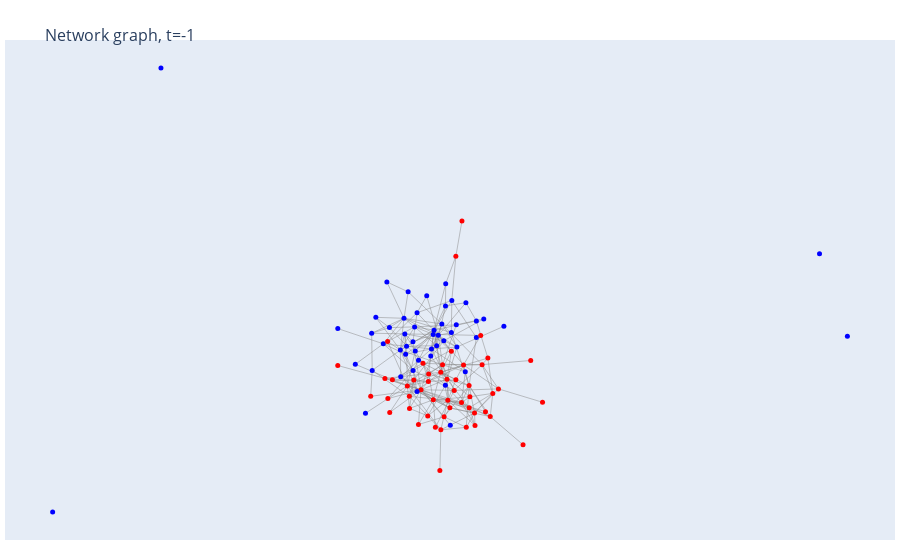

Notebook cell for this chart:
### Markdown cell above
# Actual work

### Code cell
# parameter selection

# initial nodes and time
initial_n = 0
T = 100

p = 0.25

# parent nodes and prob
m = 4
pm_o = p

# parent neighbours and prob
n = 16
pn_o = p

rho = 5

# p high SES
p_SES_high = 0.5

new_sim = JacksonSimulationV2(initial_n, T, m, pm_o, n, pn_o, p_SES_high, biased=True, rho=rho)

print(np.asarray(np.unique(new_sim.helper_functions().SES_edge_classifier_all(new_sim.graph_history[-1])[0], return_counts=True)).T)

test_graph = new_sim.graph_history[-1]
print(nx.assortativity.attribute_assortativity_coefficient(test_graph, 'SES_High'))
'''check this
https://journals.aps.org/pre/pdf/10.1103/PhysRevE.67.026126
'''
'''WORKS FOR CORRELATION, INCORPORATE IT PROPERLY'''

plotly_sim_drawing.plotly_draw(plotly_sim_drawing(), new_sim, -1, layout='spring')

### Figure 1 — Plotly figure (JSON) as saved in the notebook; plotly's stock layout.template omitted (floating-point values rounded to 4 significant figures; data arrays with more than 128 entries replaced by an {"elided": "..."} marker saying what was removed)
{"data": [{"line": {"color": "#888", "width": 0.5}, "mode": "lines", "type": "scatter", "x": {"elided": "783 float values"}, "y": {"elided": "783 float values"}}, {"hoverinfo": "text", "marker": {"color": ["blue", "red", "red", "blue", "red", "blue", "red", "blue", "blue", "red", "blue", "red", "red", "red", "blue", "red", "red", "red", "blue", "red", "red", "blue", "blue", "blue", "red", "red", "blue", "red", "blue", "red", "blue", "red", "blue", "red", "blue", "red", "red", "red", "blue", "red", "red", "blue", "red", "red", "red", "blue", "blue", "red", "blue", "blue", "red", "red", "red", "blue", "red", "red", "blue", "red", "blue", "blue", "red", "blue", "red", "red", "blue", "blue", "blue", "blue", "blue", "red", "blue", "blue", "blue", "blue", "blue", "red", "blue", "blue", "blue", "blue", "blue", "red", "red", "blue", "blue", "blue", "red", "red", "red", "red", "red", "blue", "red", "blue", "blue", "blue", "blue", "red", "red", "red"], "size": 5}, "mode": "markers", "text": ["1_1", "2_0", "3_0", "4_1", "5_0", "6_1", "7_0", "8_1", "9_1", "10_0", "11_1", "12_0", "13_0", "14_0", "15_1", "16_0", "17_0", "18_0", "19_1", "20_0", "21_0", "22_1", "23_1", "24_1", "25_0", "26_0", "27_1", "28_0", "29_1", "30_0", "31_1", "32_0", "33_1", "34_0", "35_1", "36_0", "37_0", "38_0", "39_1", "40_0", "41_0", "42_1", "43_0", "44_0", "45_0", "46_1", "47_1", "48_0", "49_1", "50_1", "51_0", "52_0", "53_0", "54_1", "55_0", "56_0", "57_1", "58_0", "59_1", "60_1", "61_0", "62_1", "63_0", "64_0", "65_1", "66_1", "67_1", "68_1", "69_1", "70_0", "71_1", "72_1", "73_1", "74_1", "75_1", "76_0", "77_1", "78_1", "79_1", "80_1", "81_1", "82_0", "83_0", "84_1", "85_1", "86_1", "87_0", "88_0", "89_0", "90_0", "91_0", "92_1", "93_0", "94_1", "95_1", "96_1", "97_1", "98_0", "99_0", "100_0"], "type": "scatter", "x": [-0.7913, 0.147, 0.1035, 0.04396, -0.71, -0.1231, -0.3765, -0.07949, -1.208, 0.6581, 0.1776, 0.2542, 0.7929, -0.6572, 0.9701, -0.07892, 0.1851, 0.937, 0.3615, 0.3254, 0.08164, -1.476, -0.06021, 0.1298, 1.308, 1.076, 0.3727, -0.4386, -0.4734, 0.6087, -0.5738, 1.11, 0.4964, 0.4709, -1.295, 0.9254, -0.02719, 1.25, 0.4817, -1.138, -1.074, -0.57, 0.431, -0.1901, -0.5523, -0.4733, 9.322, 2.293, 1.64, -0.8799, -1.602, 1.192, -0.198, -0.6907, 0.2755, 0.7247, -0.4379, -1.256, 0.7008, 0.9706, 1.507, -0.7288, -2.403, -0.2133, -1.976, -2.402, -9.343, 0.003823, -0.5173, 0.7949, 1.15, -0.7514, -1.146, -0.7709, -0.1399, -1.184, -1.728, 0.2242, -1.565, 0.3354, -0.8718, -1.19, 1.37, -0.2378, 0.2184, 0.2159, 0.8123, 2.581, 2.106, -0.6615, -0.3293, -1.578, 0.4714, 10, 0.7156, -6.706, -0.5331, 0.1053, 0.6192, 0.3614], "y": [1.209, -0.09878, -0.3081, 0.7303, -0.6911, 0.3482, -0.8009, 0.7569, 2.231, -0.1026, 0.5772, -0.502, -0.6825, -1.324, 0.667, -1.083, -1.56, -1.806, 0.808, -1.309, -3.07, 1.236, 0.8753, 1.049, -1.555, 0.7271, 1.71, -1.777, -0.8481, -1.162, 0.5493, -0.09355, 0.4006, 2.952, 0.4915, -1.454, -1.857, 0.09075, 1.025, -1.437, -0.5222, -0.2574, -0.818, -0.3577, -0.5223, 1.365, 3.023, 0.02303, 0.9838, 0.3157, -0.9837, -1.416, -0.57, 1.953, -1.092, -1.857, 0.02639, -0.4806, -0.2944, 1.135, -0.7756, 0.4236, -0.1181, -1.535, -0.08352, 0.9202, -4.233, 0.4395, 0.2926, -1.308, 1.191, 0.2007, 0.9477, 0.77, 0.1477, -1.049, -1.46, 2.182, -0.2564, -1.801, -0.4358, 0.5562, -0.902, 1.839, 1.558, -0.6759, -0.9968, -1.151, -2.347, -0.986, -0.05457, 0.7904, -0.5191, 0.7032, 1.648, 8.242, 0.9678, -1.925, 3.945, 0.2811]}], "layout": {"annotations": [{"showarrow": false, "text": "", "x": 0.005, "xref": "paper", "y": -0.002, "yref": "paper"}], "hovermode": "closest", "margin": {"b": 20, "l": 5, "r": 5, "t": 40}, "showlegend": false, "title": {"font": {"size": 16}, "text": "<br>Network graph, t=-1"}, "xaxis": {"showgrid": false, "showticklabels": false, "zeroline": false}, "yaxis": {"showgrid": false, "showticklabels": false, "zeroline": false}}}
